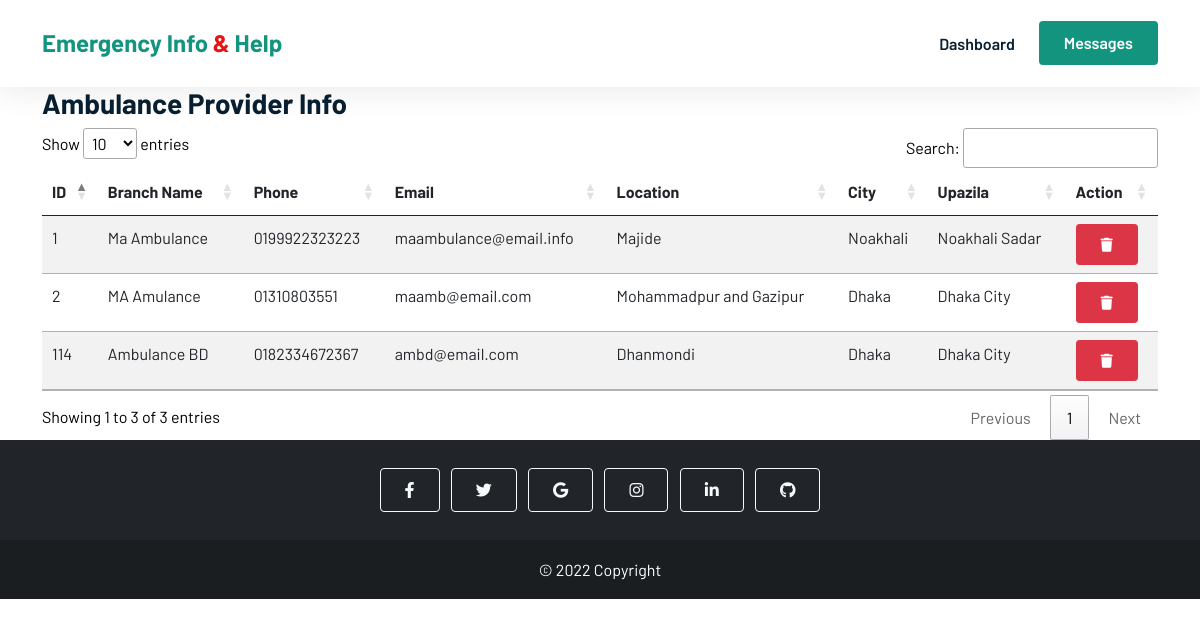
Page /admin/ambulance_provider.php (signed in) on the committed database.
### tables this page shows
CREATE TABLE `ambulance_registration` (
  `id` int(11) NOT NULL,
  `org_name` varchar(50) NOT NULL,
  `email` varchar(32) NOT NULL,
  `phone` varchar(32) NOT NULL,
  `address` varchar(255) NOT NULL,
  `division` varchar(32) NOT NULL,
  `city` varchar(32) NOT NULL,
  `upazila` varchar(32) NOT NULL,
  `total_ambulance` int(32) NOT NULL,
  `avaiable_ambulance` int(32) NOT NULL,
  `user_name` varchar(32) NOT NULL,
  `password` varchar(32) NOT NULL
);

### admin/ambulance_provider.php (the view, shortened to what this page needs)
<?php
include_once './admin_includes/db.php';
$sql = "SELECT * FROM `ambulance_registration`";
$results = $con->query($sql);
?>
<!DOCTYPE html>
<html lang="en">
<head>
    <link href="https://cdn.jsdelivr.net/npm/bootstrap@5.0.2/dist/css/bootstrap.min.css" rel="stylesheet" />
    <link rel="stylesheet" href="https://cdnjs.cloudflare.com/ajax/libs/font-awesome/6.1.1/css/all.min.css" />
    <link rel="stylesheet" href="//cdn.datatables.net/1.12.1/css/jquery.dataTables.min.css">
    <link rel="stylesheet" href="../css/style.css" />
</head>
<body>
    <header class="sticky-top">
        <nav class="navbar navbar-expand-lg  bg-white">
            <div class="container">
                <a class="navbar-brand" href="./admin_dashboard.php">Emergency Info <span>&</span> Help</a>
                <div class="collapse navbar-collapse" id="navbarNavDropdown">
                    <ul class="navbar-nav ms-auto">
                        <li class="nav-item">
                            <a class="nav-link" aria-current="page" href="./admin_dashboard.php">Dashboard</a>
                        </li>
                    </ul>
                    <a href="messages.php" class="btn btn-brand ms-lg-3">Messages</a>
                </div>
            </div>
        </nav>
    </header>
    <main>
        <div class="container">
            <h3>Ambulance Provider Info</h3>
            <div>
                <table class="table table-striped" id="messages">
                    <thead>
                        <tr>
                            <th scope="col">ID</th>
                            <th scope="col">Branch Name</th>
                            <th scope="col">Phone</th>
                            <th scope="col">Email</th>
                            <th scope="col">Location</th>
                            <th scope="col">City</th>
                            <th scope="col">Upazila</th>
                            <th scope="col">Action</th>
                        </tr>
                    </thead>
                    <tbody>
                        <?php while ($row = $results->fetch_assoc()) :
                            ?>
                            <tr>
                                <td><?php echo $row['id']?></td>
                                <td><?php echo $row['org_name'] ?></td>
                                <td><?php echo $row['phone'] ?></td>
                                <td><?php echo $row['email'] ?></td>
                                <td><?php echo $row['address'] ?></td>
                                <td><?php echo $row['city'] ?></td>
                                <td><?php echo $row['upazila'] ?></td>
                                <td>
                                    <button class='delete btn btn-sm btn-danger' id="<?php echo $row['id'] ?>"><i class=" fa-solid fa-trash"></i></button>
                                </td>
                            </tr>
                        <?php endwhile ?>
                    </tbody>
                </table>
            </div>
        </div>
    </main>
    <footer class="bg-dark text-center text-white">
        <div class="container p-4 pb-0">
            <section class="mb-4">
                <a class="btn btn-outline-light btn-floating m-1" href="#!" role="button"><i class="fab fa-facebook-f"></i></a>
                <a class="btn btn-outline-light btn-floating m-1" href="#!" role="button"><i class="fab fa-twitter"></i></a>
                <a class="btn btn-outline-light btn-floating m-1" href="#!" role="button"><i class="fab fa-google"></i></a>
                <a class="btn btn-outline-light btn-floating m-1" href="#!" role="button"><i class="fab fa-instagram"></i></a>
                <a class="btn btn-outline-light btn-floating m-1" href="#!" role="button"><i class="fab fa-linkedin-in"></i></a>
                <a class="btn btn-outline-light btn-floating m-1" href="#!" role="button"><i class="fab fa-github"></i></a>
            </section>
        </div>
        <div class="text-center p-3 footer-last">
            © 2022 Copyright
        </div>
    </footer>
</body>
</html>

### css/style.css (style rules this page uses)
* { margin: 0; padding: 0; box-sizing: border-box; list-style: none; }
html, body { font-family: "Barlow", sans-serif; line-height: 1.7; color: black; max-width: 100%; scroll-behavior: smooth; }
h1, h2, h3, h4, h5, h6 { font-weight: 700 !important; color: #092032; }
.navbar-nav .nav-link { color: #092032; text-decoration: none; transition: all 0.4s ease; font-weight: 600; }
a { color: #092032; text-decoration: none; }
.navbar { box-shadow: 0px 6px 30px rgba(0, 0, 0, 0.08); z-index: 1; padding: 1.5% 0; }
.navbar .navbar-brand { font-weight: 700; font-size: 24px; color: #12947f; }
.navbar-brand span { color: #e71414; }
.btn { padding: 9px 24px; font-weight: 600; }
.btn-brand { color: white; background-color: #12947f; }
.footer-last { background-color: rgba(0, 0, 0, 0.2); }
a { color: black; }

### rows in the picture
ambulance_registration: id "1", org_name "Ma Ambulance", phone "0199922323223", email "maambulance@email.info", address "Majide", city "Noakhali", upazila "Noakhali Sadar"
ambulance_registration: id "2", org_name "MA Amulance", phone "01310803551", email "maamb@email.com", address "Mohammadpur and Gazipur", city "Dhaka", upazila "Dhaka City"
ambulance_registration: id "114", org_name "Ambulance BD", phone "0182334672367", email "ambd@email.com", address "Dhanmondi", city "Dhaka", upazila "Dhaka City"
